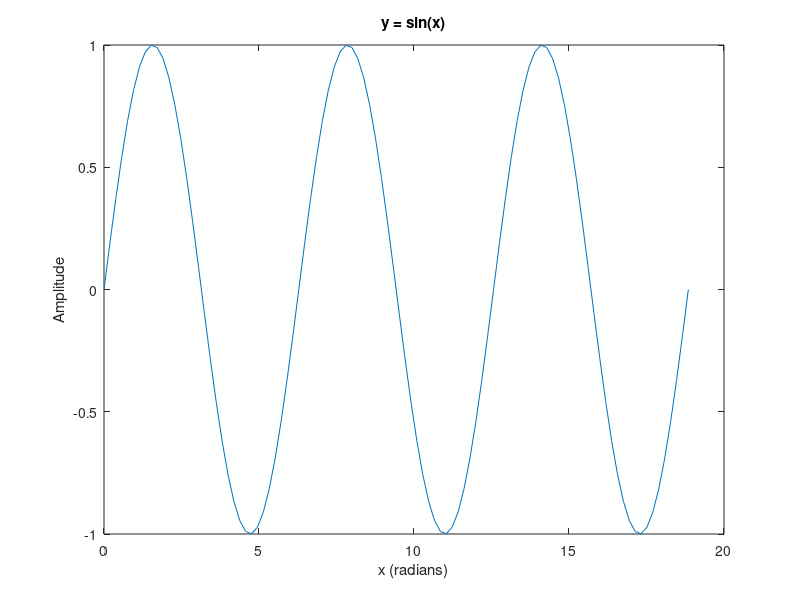

This figure's MATLAB source:
function [] = plot02()
%
%
x  = linspace(0,6*pi); 
y = sin(x);
plot(x,y); 
title('y = sin(x)');
xlabel('x (radians)');
ylabel('Amplitude');
end 